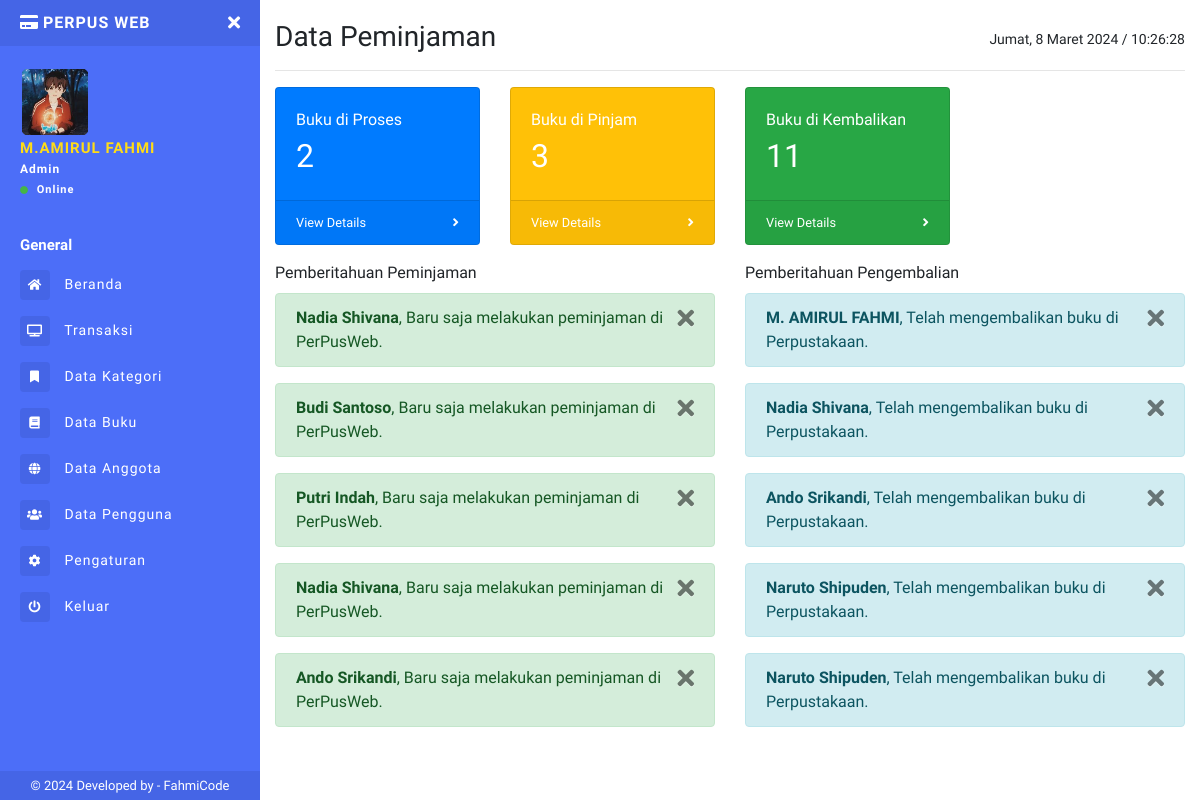
The app's page /admin/transaksi.php (signed in) with its own data.
### tables this page shows
CREATE TABLE `tb_peminjaman` (
  `id_peminjaman` char(13) NOT NULL,
  `id_buku` char(15) NOT NULL,
  `id_peminjam` char(15) NOT NULL,
  `tgl_pinjam` varchar(16) DEFAULT NULL,
  `tgl_kembali` varchar(16) DEFAULT NULL,
  `status_buku` enum('Proses','Pinjam','Kembali') NOT NULL,
  `ket` text NOT NULL
);

CREATE TABLE `tb_anggota` (
  `id_anggota` char(11) NOT NULL,
  `nisn` varchar(16) NOT NULL,
  `nama` varchar(50) NOT NULL,
  `kelas` varchar(25) NOT NULL,
  `username` varchar(45) NOT NULL,
  `password` varchar(45) NOT NULL,
  `foto` varchar(50) NOT NULL,
  `created_at` timestamp NULL DEFAULT current_timestamp(),
  `updated_at` varchar(40) DEFAULT NULL,
  `status` tinyint(4) NOT NULL
);

### admin/transaksi.php (the view)
<?php
include 'sidebar.php';
$proses = mysqli_query($conn, "SELECT * FROM tb_peminjaman WHERE status_buku = 'Proses'");
$jumlah1 = mysqli_num_rows($proses);
$pinjam = mysqli_query($conn, "SELECT * FROM tb_peminjaman WHERE status_buku = 'Pinjam'");
$jumlah2 = mysqli_num_rows($pinjam);
$kembali = mysqli_query($conn, "SELECT * FROM tb_peminjaman WHERE status_buku = 'Kembali'");
$jumlah3 = mysqli_num_rows($kembali);
?>
<h1 class="h3 mb-0">
  Data Peminjaman
  <div class="float-right">
    <p id="date_time" style="font-size: 14px; margin-top:11px"></p>
  </div>
</h1>
<hr>
<div class="row">
  <div class="col-xl-3 col-sm-6 mb-3">
    <div class="card text-white bg-primary o-hidden h-100">
      <div class="card-body">
        <div class="card-body-icon">
          Buku di Proses
        </div>
        <div class="mr-5" style="font-size:32px;"><?= $jumlah1 ?></div>
      </div>
      <a class="card-footer text-white clearfix small z-1" href="data-proses.php">
        <span class="float-left">View Details</span>
        <span class="float-right">
          <i class="fas fa-angle-right"></i>
        </span>
      </a>
    </div>
  </div>
  <div class="col-xl-3 col-sm-6 mb-3">
    <div class="card text-white bg-warning o-hidden h-100">
      <div class="card-body">
        <div class="card-body-icon">
          Buku di Pinjam
        </div>
        <div class="mr-5" style="font-size:32px;"><?= $jumlah2; ?></div>
      </div>
      <a class="card-footer text-white clearfix small z-1" href="data-pinjam.php">
        <span class="float-left">View Details</span>
        <span class="float-right">
          <i class="fas fa-angle-right"></i>
        </span>
      </a>
    </div>
  </div>
  <div class="col-xl-3 col-sm-6 mb-3">
    <div class="card text-white bg-success o-hidden h-100">
      <div class="card-body">
        <div class="card-body-icon">
          Buku di Kembalikan
        </div>
        <div class="mr-5" style="font-size:32px;"><?= $jumlah3; ?></div>
      </div>
      <a class="card-footer text-white clearfix small z-1" href="data-kembali.php">
        <span class="float-left">View Details</span>
        <span class="float-right">
          <i class="fas fa-angle-right"></i>
        </span>
      </a>
    </div>
  </div>
</div>
<div class="row">
  <div class="col-lg-6">
    <?php
    $peminjaman = mysqli_query($conn, "SELECT * FROM tb_peminjaman JOIN tb_anggota ON tb_peminjaman.id_peminjam = tb_anggota.id_anggota WHERE tb_peminjaman.status_buku = 'Proses' OR tb_peminjaman.status_buku = 'Pinjam' ORDER BY tb_peminjaman.id_peminjaman DESC LIMIT 5");
    ?>
    <section class="panel">
      <header class="panel-heading mb-2">
        Pemberitahuan Peminjaman
      </header>
      <?php while ($p = mysqli_fetch_assoc($peminjaman)) { ?>
        <div class="alert alert-success">
          <button data-dismiss="alert" class="close close-sm" type="button">
            <i class="fa fa-times"></i>
          </button>
          <strong><?= $p['nama']; ?></strong>, Baru saja melakukan peminjaman di PerPusWeb.
        </div>
      <?php } ?>
    </section>
  </div>
  <div class="col-lg-6">
    <?php
    $kembali = mysqli_query($conn, "SELECT * FROM tb_peminjaman JOIN tb_anggota ON tb_peminjaman.id_peminjam = tb_anggota.id_anggota WHERE tb_peminjaman.status_buku = 'Kembali' ORDER BY tb_peminjaman.id_peminjaman DESC LIMIT 5");
    ?>
    <section class="panel">
      <header class="panel-heading mb-2">
        Pemberitahuan Pengembalian
      </header>
      <?php while ($k = mysqli_fetch_assoc($kembali)) { ?>
        <div class="panel-body" id="noti-box">
          <div class="alert alert-block alert-info">
            <button data-dismiss="alert" class="close close-sm" type="button">
              <i class="fa fa-times"></i>
            </button>
            <strong><?= $k['nama']; ?></strong>, Telah mengembalikan buku di Perpustakaan.
          </div>
        <?php } ?>
    </section>
  </div>
</div>
<?php include 'footer.php'; ?>

### admin/sidebar.php (shortened to what this page needs)
<?php
include '../connection/koneksi.php';
$query = "SELECT * FROM tb_admin WHERE id = '" .  $_COOKIE['id_admin'] . "'";
$run = mysqli_query($conn, $query);
$d = mysqli_fetch_array($run);
?>
<!DOCTYPE html>
<html>
<head>
  <link rel="stylesheet" href="https://maxcdn.bootstrapcdn.com/bootstrap/4.0.0/css/bootstrap.min.css">
  <link href="../assets/css/style.css" rel="stylesheet">
  <link href="https://use.fontawesome.com/releases/v5.0.6/css/all.css" rel="stylesheet">
  <link href="../assets/vendor/datatables/dataTables.bootstrap4.min.css" rel="stylesheet">
  <link href="../assets/vendor/datatables/responsive.bootstrap4.min.css" rel="stylesheet">
</head>
<body>
  <div class="page-wrapper chiller-theme toggled">
    <nav id="sidebar" class="sidebar-wrapper">
      <div class="sidebar-content">
        <div class="sidebar-brand">
          <a href="./"><i class="fa fa-credit-card mr-1"></i>PerPus Web</a>
          <div id="close-sidebar">
            <i class="fas fa-times"></i>
          </div>
        </div>
        <div class="sidebar-header">
          <div class="user-pic" style="height:70px;width:70px;">
            <img class="img-responsive img-rounded" src="../uploads/profil/<?= $d['foto']; ?>" alt="User picture">
          </div>
          <div class="user-info">
            <span class="user-name"><?= $d['nama']; ?>
            </span>
            <span class="user-role"><?= $d['level'] ?></span>
            <span class="user-status">
              <i class="fa fa-circle"></i>
              <span>Online</span>
            </span>
          </div>
        </div>
        <div class="sidebar-menu">
          <ul>
            <li class="header-menu">
              <span>General</span>
            </li>
            <li>
              <a href="index.php">
                <i class="fas fa-home"></i>
                <span>Beranda</span>
              </a>
            </li>
            <li>
              <a href="transaksi.php">
                <i class="fa fa-tv"></i>
                <span>Transaksi</span>
              </a>
            </li>
            <li>
              <a href="kategori.php">
                <i class="fa fa-fw fa-bookmark"></i>
                <span>Data Kategori</span>
              </a>
            </li>
            <li>
              <a href="data-buku.php">
                <i class="fa fa-book"></i>
                <span>Data Buku</span>
              </a>
            </li>
            <li>
              <a href="data-anggota.php">
                <i class="fas fa-globe"></i>
                <span>Data Anggota</span>
              </a>
            </li>
            <?php
            if ($d['level'] == "Admin") { ?>
              <li>
                <a href="data-admin.php">
                  <i class="fas fa-users"></i>
                  <span>Data Pengguna</span>
                </a>
              </li>
            <?php  }  ?>
            <li>
              <a href="pengaturan.php">
                <i class="fa fa-cog"></i>
                <span>Pengaturan</span>
              </a>
            </li>
            <li>
              <a href="#Exit" data-toggle="modal">
                <i class="fa fa-power-off"></i>
                <span>Keluar</span>
              </a>
            </li>
          </ul>
        </div>
      </div>
      <div class="sidebar-footer">
        © 2024 Developed by - <a target="_blank" rel="noopener noreferrer" href="https://fahmi965.000webhostapp.com/Portofolio.html">
          FahmiCode</a>
      </div>
    </nav>
    <main class="page-content">
      <div class="container-fluid">

### records on screen
tb_peminjaman: id_peminjam.nama "Nadia Shivana"
tb_peminjaman: id_peminjam.nama "Budi Santoso"
tb_peminjaman: id_peminjam.nama "Putri Indah"
tb_peminjaman: id_peminjam.nama "Nadia Shivana"
tb_peminjaman: id_peminjam.nama "Ando Srikandi"
tb_peminjaman: id_peminjam.nama "M. AMIRUL FAHMI"
tb_peminjaman: id_peminjam.nama "Nadia Shivana"
tb_peminjaman: id_peminjam.nama "Ando Srikandi"
tb_peminjaman: id_peminjam.nama "Naruto Shipuden"
tb_peminjaman: id_peminjam.nama "Naruto Shipuden"

### other values on screen
$d['nama'] "M.AMIRUL FAHMI"
$d['level'] "Admin"
$jumlah1 "2"
$jumlah2 "3"
$jumlah3 "11"
